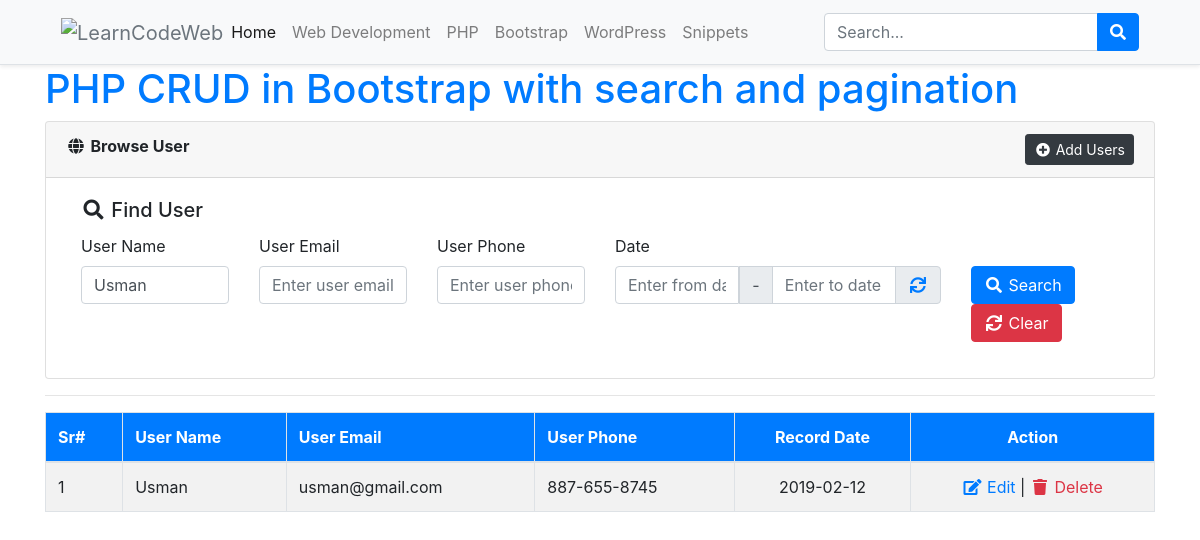
Page /browse-users.php?username=Usman on the committed database.
### tables this page shows
CREATE TABLE `users` (
  `id` int(11) NOT NULL,
  `username` varchar(64) NOT NULL,
  `useremail` varchar(128) NOT NULL,
  `userphone` varchar(24) NOT NULL,
  `dt` timestamp NOT NULL DEFAULT CURRENT_TIMESTAMP
);

### include/Database.php (called while the page is built, shortened)
<?php
class Database{
    protected $pdo;
    public function __construct(\PDO $pdo)
    {
        $this->pdo = $pdo;
        $this->pdo->setAttribute(\PDO::ATTR_ERRMODE, \PDO::ERRMODE_EXCEPTION);
    }
    public function getAllRecords($tableName, $fields='*', $cond='', $orderBy='', $limit='')
    {
        $stmt = $this->pdo->prepare("SELECT $fields FROM $tableName WHERE 1 ".$cond." ".$orderBy." ".$limit);
        $stmt->execute();
        $rows = $stmt->fetchAll(PDO::FETCH_ASSOC);
        return $rows;
    }
}
?>

### config.php (called while the page is built, shortened)
<?php
include_once('include/Database.php');
$dsn	= 	"mysql:dbname=".SS_DB_NAME.";host=".SS_DB_HOST."";
$pdo	=	"";
try {
	$pdo = new PDO($dsn, SS_DB_USER, SS_DB_PASSWORD);
}catch (PDOException $e) {
	echo "Connection failed: " . $e->getMessage();
}
$db 	=	new Database($pdo);
?>

### browse-users.php (the view, shortened to what this page needs)
<?php include_once('config.php');?>
<!doctype html>
<html lang="en-US" xmlns:fb="https://www.facebook.com/2008/fbml" xmlns:addthis="https://www.addthis.com/help/api-spec"  prefix="og: http://ogp.me/ns#" class="no-js">
<head>
	<link rel="stylesheet" href="https://code.jquery.com/ui/1.12.0/themes/smoothness/jquery-ui.css" type="text/css">
    <link rel="stylesheet" href="https://stackpath.bootstrapcdn.com/bootstrap/4.2.1/css/bootstrap.min.css">
    <link rel="stylesheet" href="https://use.fontawesome.com/releases/v5.6.3/css/all.css">
</head>
<body>
	<div class="bg-light border-bottom shadow-sm sticky-top">
		<div class="container">
			<header class="blog-header py-1">
				<nav class="navbar navbar-expand-lg navbar-light bg-light"> <a class="navbar-brand text-muted p-0 m-0" href="https://learncodeweb.com"><img src='https://learncodeweb.com/wp-content/uploads/2019/01/logo.png' alt='LearnCodeWeb'></a>
					<div class="collapse navbar-collapse" id="navbarSupportedContent">
						<ul class="navbar-nav mr-auto">
							<li itemscope="itemscope" itemtype="https://www.schema.org/SiteNavigationElement" id="menu-item-17" class="active nav-item"><a title="Home" href="https://learncodeweb.com/" class="nav-link">Home</a></li>
							<li itemscope="itemscope" itemtype="https://www.schema.org/SiteNavigationElement" id="menu-item-16" class="nav-item"><a title="Web Development" href="https://learncodeweb.com/learn/web-development/" class="nav-link">Web Development</a></li>
							<li itemscope="itemscope" itemtype="https://www.schema.org/SiteNavigationElement" id="menu-item-558" class="nav-item"><a title="PHP" href="https://learncodeweb.com/learn/php/" class="nav-link">PHP</a></li>
							<li itemscope="itemscope" itemtype="https://www.schema.org/SiteNavigationElement" id="menu-item-14" class="nav-item"><a title="Bootstrap" href="https://learncodeweb.com/learn/bootstrap-framework/" class="nav-link">Bootstrap</a></li>
							<li itemscope="itemscope" itemtype="https://www.schema.org/SiteNavigationElement" id="menu-item-559" class="nav-item"><a title="WordPress" href="https://learncodeweb.com/learn/wordpress/" class="nav-link">WordPress</a></li>
							<li itemscope="itemscope" itemtype="https://www.schema.org/SiteNavigationElement" id="menu-item-15" class="nav-item"><a title="Snippets" href="https://learncodeweb.com/learn/snippets/" class="nav-link">Snippets</a></li>
						</ul>
						<form method="get" action="https://learncodeweb.com" class="form-inline my-2 my-lg-0">
							<div class="input-group input-group-md">
								<input type="text" class="form-control search-width" name="s" id="search" value="" placeholder="Search..." aria-label="Search">
								<div class="input-group-append">
									<button type="submit" class="btn btn-primary" id="searchBtn"><i class="fa fa-search"></i></button>
								</div>
							</div>
						</form>
					</div>
				</nav>
			</header>
		</div>
	</div>
	<?php
	$condition	=	'';
	if(isset($_REQUEST['username']) and $_REQUEST['username']!=""){
		$condition	.=	' AND username LIKE "%'.$_REQUEST['username'].'%" ';
	}
	$userData	=	$db->getAllRecords('users','*',$condition,'ORDER BY id DESC');
	?>
   	<div class="container">
		<h1><a href="https://learncodeweb.com/php/php-crud-in-bootstrap-4-with-search-functionality/">PHP CRUD in Bootstrap with search and pagination</a></h1>
		<div class="card">
			<div class="card-header"><i class="fa fa-fw fa-globe"></i> <strong>Browse User</strong> <a href="add-users.php" class="float-right btn btn-dark btn-sm"><i class="fa fa-fw fa-plus-circle"></i> Add Users</a></div>
			<div class="card-body">
				<div class="col-sm-12">
					<h5 class="card-title"><i class="fa fa-fw fa-search"></i> Find User</h5>
					<form method="get">
						<div class="row">
							<div class="col-sm-2">
								<div class="form-group">
									<label>User Name</label>
									<input type="text" name="username" id="username" class="form-control" value="<?php echo isset($_REQUEST['username'])?$_REQUEST['username']:''?>" placeholder="Enter user name">
								</div>
							</div>
							<div class="col-sm-2">
								<div class="form-group">
									<label>User Email</label>
									<input type="email" name="useremail" id="useremail" class="form-control" value="<?php echo isset($_REQUEST['useremail'])?$_REQUEST['useremail']:''?>" placeholder="Enter user email">
								</div>
							</div>
							<div class="col-sm-2">
								<div class="form-group">
									<label>User Phone</label>
									<input type="tel" name="userphone" id="userphone" class="form-control" value="<?php echo isset($_REQUEST['userphone'])?$_REQUEST['userphone']:''?>" placeholder="Enter user phone">
								</div>
							</div>
							<div class="col-sm-4">
								<div class="form-group">
									<label>Date</label>
									<div class="input-group">
										<input type="text" class="fromDate form-control hasDatepicker" name="df" id="df" value="" placeholder="Enter from date">
										<div class="input-group-prepend"><span class="input-group-text">-</span></div>
										<input type="text" class="toDate form-control hasDatepicker" name="dt" id="dt" value="" placeholder="Enter to date">
										<div class="input-group-append"><span class="input-group-text"><a href="javascript:;" onclick="$('#df,#dt').val('');"><i class="fa fa-fw fa-sync"></i></a></span></div>
									</div>
								</div>
							</div>
							<div class="col-sm-2">
								<div class="form-group">
									<label>&nbsp;</label>
									<div>
										<button type="submit" name="submit" value="search" id="submit" class="btn btn-primary"><i class="fa fa-fw fa-search"></i> Search</button>
										<a href="<?php echo $_SERVER['PHP_SELF'];?>" class="btn btn-danger"><i class="fa fa-fw fa-sync"></i> Clear</a>
									</div>
								</div>
							</div>
						</div>
					</form>
				</div>
			</div>
		</div>
		<hr>
		<div>
			<table class="table table-striped table-bordered">
				<thead>
					<tr class="bg-primary text-white">
						<th>Sr#</th>
						<th>User Name</th>
						<th>User Email</th>
						<th>User Phone</th>
						<th class="text-center">Record Date</th>
						<th class="text-center">Action</th>
					</tr>
				</thead>
				<tbody>
					<?php
					if(count($userData)>0){
						$s	=	'';
						foreach($userData as $val){
							$s++;
					?>
					<tr>
						<td><?php echo $s;?></td>
						<td><?php echo $val['username'];?></td>
						<td><?php echo $val['useremail'];?></td>
						<td><?php echo $val['userphone'];?></td>
						<td align="center"><?php echo date('Y-m-d',strtotime($val['dt']));?></td>
						<td align="center">
							<a href="edit-users.php?editId=<?php echo $val['id'];?>" class="text-primary"><i class="fa fa-fw fa-edit"></i> Edit</a> |
							<a href="delete.php?delId=<?php echo $val['id'];?>" class="text-danger" onClick="return confirm('Are you sure to delete this user?');"><i class="fa fa-fw fa-trash"></i> Delete</a>
						</td>
					</tr>
					<?php
						}
					}else{
					?>
					<tr><td colspan="6" align="center">No Record(s) Found!</td></tr>
					<?php } ?>
				</tbody>
			</table>
		</div>
	</div>
</body>
</html>

### rows in the picture
users: username "Usman", useremail "usman@gmail.com", userphone "887-655-8745", dt "2019-02-12"
